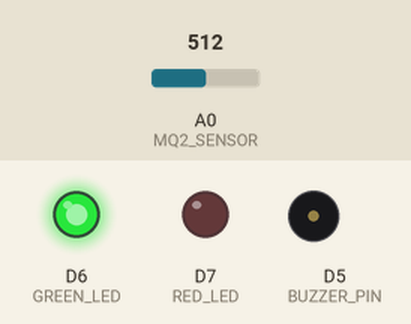
This sketch was run on a simulated ESP8266 (NodeMCU). Shown: output pins drawn as LEDs (lit = HIGH), buzzer (waves = sounding, pin HIGH). The inputs (shaded band) are chosen by the test bench; at power-on: A0 (MQ2_SENSOR) = 512. WiFi joins after 1.5 s; servers stay silent unless stated; what the sketch prints to the serial monitor is not drawn.

Above: at 4.0 s.
4.1 s: A0 (MQ2_SENSOR) set to 582
6.0 s: A0 (MQ2_SENSOR) set to 617
At 7.7 s:
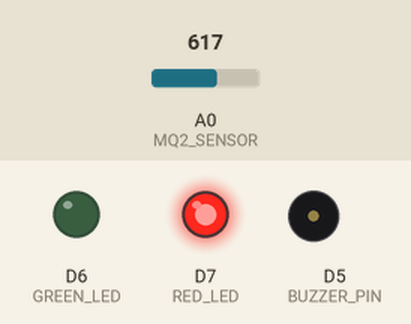
10.0 s: A0 (MQ2_SENSOR) set to 590
At 11.6 s:
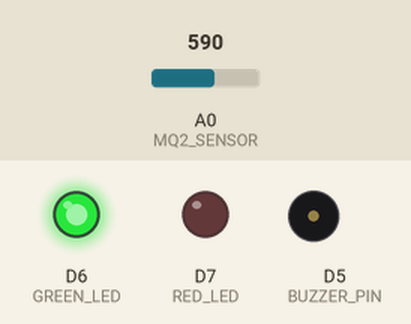
Timing chart, 0 to 13.1 s (numbered marks = the images above; inputs shaded):
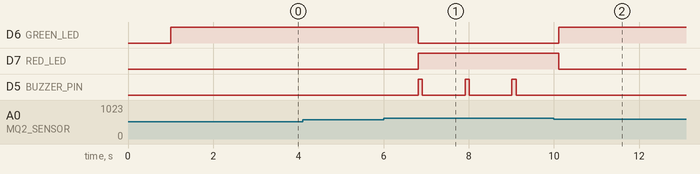

The sketch:

finalcode.ino
```cpp
#define BLYNK_TEMPLATE_ID "TMPL3XjQb11fo"
#define BLYNK_TEMPLATE_NAME "AI Gas Detection"
#define BLYNK_AUTH_TOKEN "SO0by6yMrZ-An3UHbVu-5ZiT35rhXG8v"

#include <ESP8266WiFi.h>
#include <ESP8266WebServer.h>
#include <BlynkSimpleEsp8266.h>
#include <ArduinoJson.h>

// WiFi Credentials
#define WIFI_SSID "goku"
#define WIFI_PASS "00000000"

// Pin Definitions
#define MQ2_SENSOR A0   // MQ-2 Sensor connected to A0
#define BUZZER_PIN D5   // Buzzer for alerts
#define GREEN_LED D6    // Green LED for normal condition
#define RED_LED D7      // Red LED for gas detection alert

// Gas Detection Threshold
#define GAS_THRESHOLD 600

ESP8266WebServer server(80);

// Global variables to store sensor data
struct SensorData {
  int mq2Value;
  float voltage;
  bool isAlert;
  bool greenLed;
  bool redLed;
} sensorData;

void setup() {
    Serial.begin(115200);
    delay(1000);
    Serial.println("\n🚀 NodeMCU is Starting...");

    // Configure Pins
    pinMode(BUZZER_PIN, OUTPUT);
    pinMode(GREEN_LED, OUTPUT);
    pinMode(RED_LED, OUTPUT);

    digitalWrite(GREEN_LED, HIGH);
    digitalWrite(RED_LED, LOW);
    digitalWrite(BUZZER_PIN, LOW);

    // Connect to WiFi
    WiFi.begin(WIFI_SSID, WIFI_PASS);
    Serial.print("🔄 Connecting to WiFi");
    while (WiFi.status() != WL_CONNECTED) {
        Serial.print(".");
        delay(500);
    }
    Serial.println("\n✅ WiFi Connected!");
    Serial.print("📡 IP Address: ");
    Serial.println(WiFi.localIP());

    // Connect to Blynk
    Blynk.begin(BLYNK_AUTH_TOKEN, WIFI_SSID, WIFI_PASS);
    Serial.println("✅ Connected to Blynk");

    // Setup API endpoints
    server.enableCORS(true);
    server.on("/api/sensor", HTTP_GET, handleGetSensorData);
    server.begin();
    Serial.println("🌐 HTTP server started");
}

void handleGetSensorData() {
    DynamicJsonDocument doc(1024);
    doc["mq2Value"] = sensorData.mq2Value;
    doc["voltage"] = sensorData.voltage;
    doc["isAlert"] = sensorData.isAlert;

    JsonObject ledStatus = doc.createNestedObject("ledStatus");
    ledStatus["green"] = sensorData.greenLed;
    ledStatus["red"] = sensorData.redLed;

    String response;
    serializeJson(doc, response);

    server.send(200, "application/json", response);
}

void updateSensorData() {
    // Read sensor data
    sensorData.mq2Value = analogRead(MQ2_SENSOR);
    sensorData.voltage = (sensorData.mq2Value / 1023.0) * 3.3;
    sensorData.isAlert = sensorData.mq2Value > GAS_THRESHOLD;

    // Update LED states
    if (sensorData.isAlert) {
        digitalWrite(GREEN_LED, LOW);
        digitalWrite(RED_LED, HIGH);
        digitalWrite(BUZZER_PIN, HIGH);
        delay(100);
        digitalWrite(BUZZER_PIN, LOW);

        sensorData.greenLed = false;
        sensorData.redLed = true;

        Blynk.logEvent("Gas_Detection", "⚠ Gas Leakage Detected!");
    } else {
        digitalWrite(GREEN_LED, HIGH);
        digitalWrite(RED_LED, LOW);
        digitalWrite(BUZZER_PIN, LOW);

        sensorData.greenLed = true;
        sensorData.redLed = false;
    }

    // Send data to Blynk
    Blynk.virtualWrite(V1, sensorData.mq2Value);

    // Debug output
    Serial.print("📊 MQ2 ADC Value: ");
    Serial.print(sensorData.mq2Value);
    Serial.print(" | Voltage: ");
    Serial.print(sensorData.voltage, 2);
    Serial.println("V");
}

void loop() {
    Blynk.run();
    server.handleClient();
    updateSensorData();
    delay(1000); // Small delay to prevent overwhelming the server
}
```

Measured:
- the behaviour switches between 600 and 601 on A0 (MQ2_SENSOR) (found by bisection; images 0 and 1)
- after the input at 4.1 s, every drawn part: stays the same
- after the input at 6.0 s, D6 (GREEN_LED): HIGH → LOW after 0.81 s; D7 (RED_LED): LOW → HIGH after 0.81 s; D5 (BUZZER_PIN): alternates HIGH for 0.10 s and LOW for 1.0 s, starting after 0.81 s
- after the input at 10.0 s, D6 (GREEN_LED): LOW → HIGH after 0.11 s; D7 (RED_LED): HIGH → LOW after 0.11 s; D5 (BUZZER_PIN): stops changing and stays LOW
